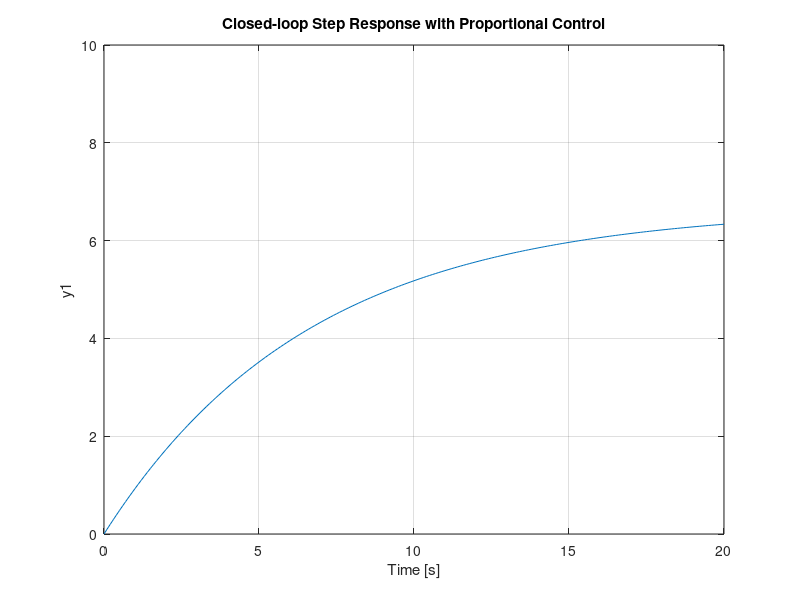
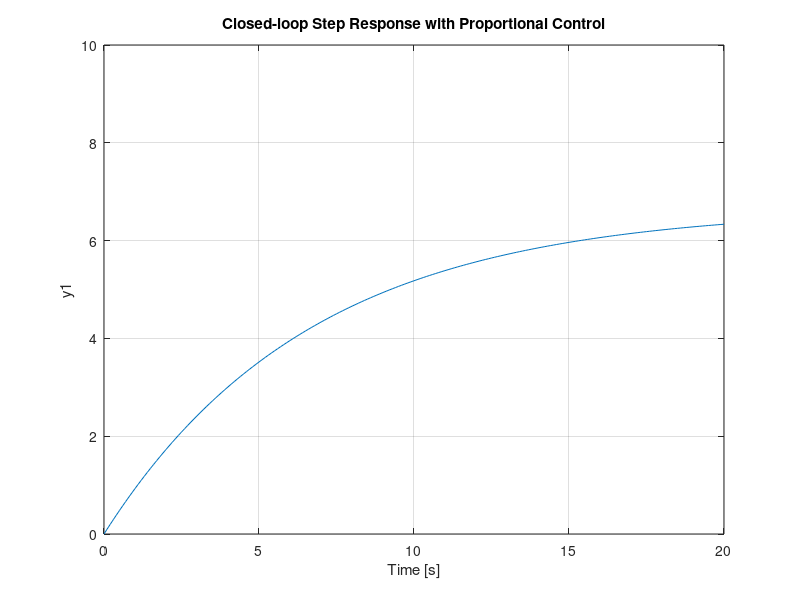

The MATLAB script that drew these images, in order: (Note: this script raises an error after producing the figures.)
%% Parameters for the car model
m = 1000;  % vehicle mass (kg)
b = 50;  % damping coefficient (N.s/m)
r = 10;  % reference speed (m/s)

%% Transfer function
s = tf('s');
P_cruise = 1/(m*s + b);

%% Proportional control
Kp = 100;
C = pid(Kp);

T = feedback(C*P_cruise,1);

t = 0:0.1:20;
step(r*T,t)
axis([0 20 0 10])
title('Closed-loop Step Response with Proportional Control')
saveas(gcf, 'figures/3-closed-step-P-100.fig');
saveas(gcf, 'plots/3-closed-step-P-100.jpg');

%% Closed-loop poles/zeros
pole(T);
pzmap(T);
axis([-1 1 -1 1])

%% Closed-loop time parameters
stepinfo(T)
tau = m/(Kp + b)
err = 10*b/(b + Kp)